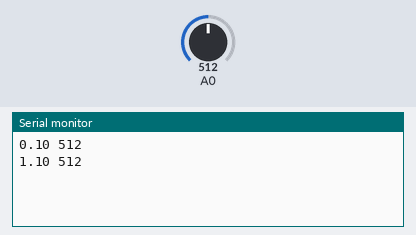
The sketch below on a simulated Arduino Uno, built with avr-gcc and run on an emulated ATmega328P. Parts: the last lines printed to the serial monitor. Inputs (shaded band) come from the test bench; at power-on: A0 = 512.

Above: at 1.3 s.
1.4 s: A0 set to 716
At 2.7 s:
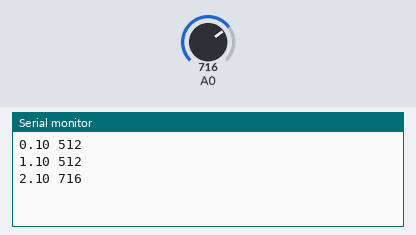
2.9 s: A0 set to 900
At 3.9 s:
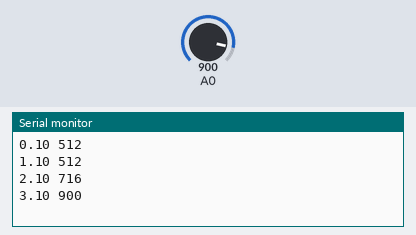
Timing chart, 0 to 5.9 s (numbered marks = the images above; inputs shaded):
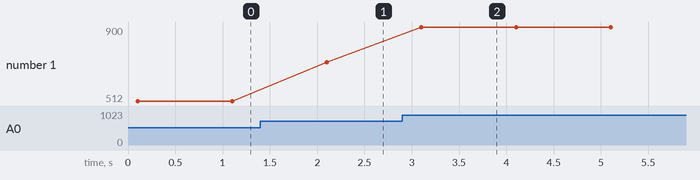

The sketch:

graph.ino
```cpp
#define REPORTING_INTERVAL 1

float time;
int reading;

void read_pin(char pin)
{
   while (1) {
       time = 0.001 * millis();
       reading = analogRead(pin);
       Serial.print(time);
       Serial.print(' ');
       Serial.println(reading);
       delay(1000*REPORTING_INTERVAL);
   }
}

void setup()
{
   Serial.begin(9600);
   delay(100);
}


void loop()
{
   read_pin(0);
}
```

Measured:
- after the input at 1.4 s, the serial monitor: prints a new line after 0.70 s (image 1)
- after the input at 2.9 s, the serial monitor: prints a new line after 0.20 s (image 2)
- plotted number 1: 512 → 716 after the input at 1.4 s, 716 → 900 after the input at 2.9 s
